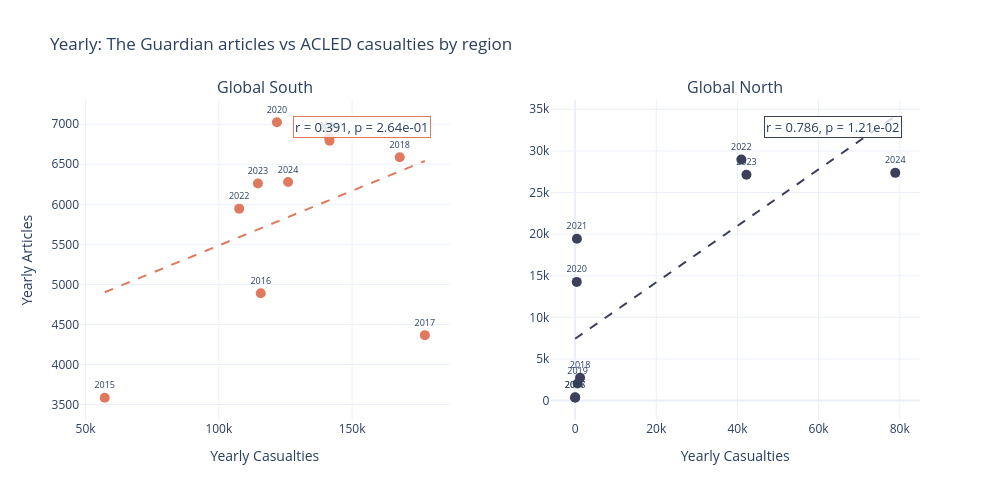

Notebook source saved alongside this figure:
### Markdown cell above
Graph 1

### Code cell
fig_yearly_scatter = build_yearly_scatter(
    yearly_agg,
    'Yearly: The Guardian articles vs ACLED casualties by region '
)
fig_yearly_scatter.show()
